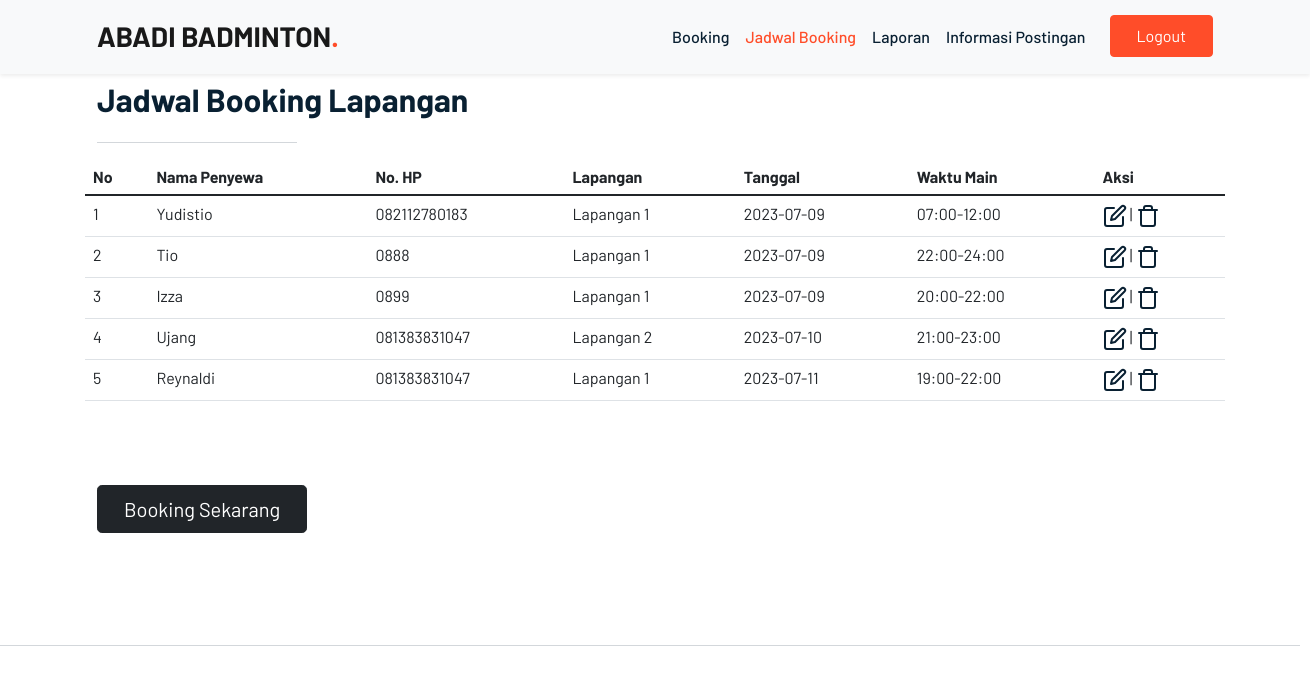
Page /admin/jadwal_book.php on the committed database.
### tables this page shows
CREATE TABLE `booking` (
  `id` int(10) NOT NULL,
  `nama` varchar(100) NOT NULL,
  `phone` varchar(20) NOT NULL,
  `lapangan` varchar(20) NOT NULL,
  `tanggal` date NOT NULL,
  `jam_mulai` varchar(15) NOT NULL,
  `waktu_main` int(5) NOT NULL,
  `jam_selesai` varchar(15) NOT NULL,
  `harga` int(20) NOT NULL
);

### admin/jadwal_book.php (the view, shortened to what this page needs)
<?php
include "../koneksi.php";
$proses = mysqli_query($koneksi, "SELECT *from booking")
  or die(mysqli_error($koneksi));
?>
<!DOCTYPE html <html lang="en">
<head>
  <link rel="stylesheet" href="../css/bootstrap.min.css">
  <link rel="stylesheet" href="../css/owl.carousel.min.css">
  <link rel="stylesheet" href="../css/owl.theme.default.min.css">
  <link href='https://unpkg.com/boxicons@2.1.1/css/boxicons.min.css' rel='stylesheet'>
  <link rel="stylesheet" href="../css/style.css">
</head>
<body>
  <nav class="navbar navbar-expand-lg navbar-light bg-light shadow-sm navbar fixed-top">
    <div class="container">
      <a class="navbar-brand" href="index.php">ABADI BADMINTON<span class="dot">.</span></a>
      <div class="collapse navbar-collapse" id="navbarNav">
        <ul class="navbar-nav ms-auto">
          <li class="nav-item">
            <a class="nav-link" href="book.php">Booking</a>
          </li>
          <li class="nav-item">
            <a class="nav-link active" aria-current="page" href="#">Jadwal Booking</a>
          </li>
          <li class="nav-item">
            <a class="nav-link" href="laporan.php">Laporan</a>
          </li>
          <li class="nav-item">
            <a class="nav-link" href="postingan.php">Informasi Postingan</a>
          </li>
          <li class="nav-item">
            <a href="logout.php" class="btn btn-brand ms-lg-3">Logout</a>
          </li>
        </ul>
      </div>
    </div>
  </nav>
  <section id="about">
    <div class="container">
      <div class="row">
        <div class="col">
          <h2 class="judul">Jadwal Booking Lapangan</h2>
        </div>
      </div>
      <hr width="200rem" />
      <div class="row fs-5 mb-3">
        <div>
          <div class="row">
            <table class="table">
              <thead>
                <tr>
                  <th>No</th>
                  <th>Nama Penyewa</th>
                  <th>No. HP</th>
                  <th>Lapangan</th>
                  <th>Tanggal</th>
                  <th>Waktu Main</th>
                  <th>Aksi</th>
                </tr>
              </thead>
              <tbody>
                <?php
                $nomor = 1;
                while ($row = mysqli_fetch_assoc($proses)) {
                  ?>
                  <tr>
                    <td>
                      <?php echo $nomor ?>
                    </td>
                    <td>
                      <?php echo $row['nama'] ?>
                    </td>
                    <td>
                      <?php echo $row['phone'] ?>
                    </td>
                    <td>
                      <?php echo $row['lapangan'] ?>
                    </td>
                    <td>
                      <?php echo $row['tanggal'] ?>
                    </td>
                    <td>
                      <?php echo $row['jam_mulai'] . "-" . $row['jam_selesai'] ?>
                    </td>
                    <td>
                      <a href="book.php?id=<?php echo $row['id']; ?>"><i data-feather="edit"></i></a> |
                      <a href="hapus.php?id=<?php echo $row['id']; ?>"><i data-feather="trash"></i></a>
                    </td>
                  </tr>
                  <?php
                  $nomor++;
                }
                ?>
              </tbody>
            </table>
          </div>
          <br><br>
          <div class="col-md-6">
            <a class="btn btn-dark btn-lg" href="book.php" role="button" type="submit">Booking Sekarang</a>
          </div>
  </section>
  <hr width="1300rem" />
</body>
</html>

### css/style.css (style rules this page uses)
body { font-family: "Barlow", sans-serif; color: var(--body); line-height: 1.7; }
h1,h2,h3,h4,h5,h6, .display-1,.display-2,.display-3,.display-4 { font-weight: 700; color: var(--dark); }
a { color: var(--dark); transition: all 0.4s ease; font-weight: 500; }
section { padding-top: 80px; padding-bottom: 80px; }
.navbar { box-shadow: var(--shadow); }
.navbar .navbar-nav .nav-link { color: var(--dark); }
.navbar .navbar-nav .nav-link.active { color: var(--brand); }
.navbar-brand { font-size: 28px; font-weight: 700; }
.navbar-brand .dot { color: var(--brand); }
.btn { padding: 8px 26px; }
.btn-brand { border-color: var(--brand); background-color: var(--brand); color: #fff; }

### rows in the picture
booking: nama "Yudistio", phone "082112780183", lapangan "Lapangan 1", tanggal "2023-07-09", jam_mulai "07:00", jam_selesai "12:00"
booking: nama "Tio", phone "0888", lapangan "Lapangan 1", tanggal "2023-07-09", jam_mulai "22:00", jam_selesai "24:00"
booking: nama "Izza", phone "0899", lapangan "Lapangan 1", tanggal "2023-07-09", jam_mulai "20:00", jam_selesai "22:00"
booking: nama "Ujang", phone "081383831047", lapangan "Lapangan 2", tanggal "2023-07-10", jam_mulai "21:00", jam_selesai "23:00"
booking: nama "Reynaldi", phone "081383831047", lapangan "Lapangan 1", tanggal "2023-07-11", jam_mulai "19:00", jam_selesai "22:00"
